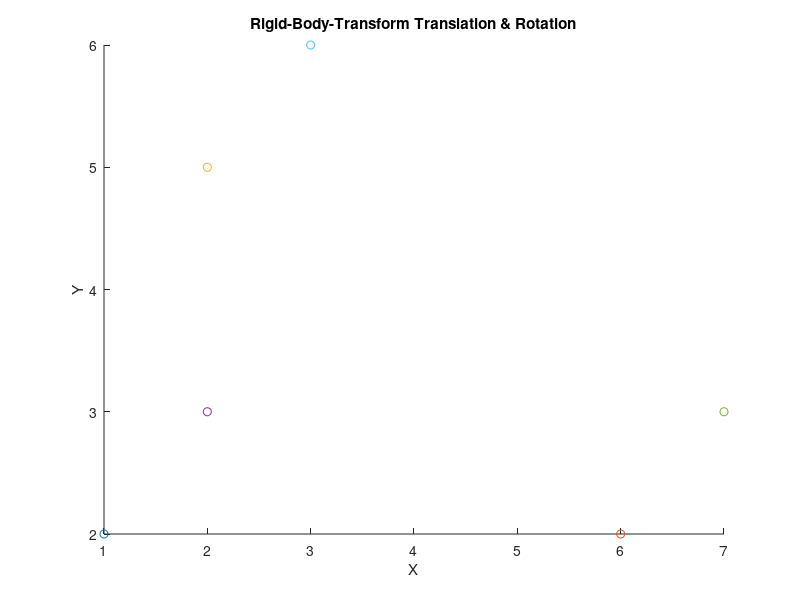

MATLAB code for this plot: (Note: this script raises an error after producing the figure.)
%set three points which will be the intial location of the feducial markers
marker1a = [1;2;0]; 
marker2a = [6;2;3];
marker3a = [2;5;0];


figure
hold on
title('Rigid-Body-Transform Translation & Rotation')
xlabel('X')
ylabel('Y')
zlabel('Z')
scatter3(marker1a(1,1),marker1a(2,1),marker1a(3,1), 'red')
scatter3(marker2a(1,1),marker2a(2,1),marker2a(3,1), 'red')
scatter3(marker3a(1,1),marker3a(2,1),marker3a(3,1), 'red')
scatter3(2,3,1, 'blue')
scatter3(7,3,4, 'blue')
scatter3(3,6,1, 'blue')
hold off

%find the minimum side of the triangle created by the first set of markers
minside = min([DistBtwnPoints(marker1a, marker2a) DistBtwnPoints(marker1a, marker3a) DistBtwnPoints(marker2a, marker3a)]);

%translation matrix to be used in ground truths
t = [1 0 0 1; 0 1 0 1; 0 0 1 1; 0 0 0 1];
%rotation matrix to be used in ground truths
r = [1 0 0 0; 0 1 0 0; 0 0 1 0; 0 0 0 1];
%transformation matrix to be used in ground truths
f = t*r

%creates a matrix to hold all the results
%first column holds the FLE
%second column holds the calculated FLE
%third column holds the average FRE
%fourth column holds the centre target error
resultsFLE = zeros(15,4);

rowcount = 1;
%cycle through the different percent values 0,5,10,15,20
for ix = 0:5:20
    
    %generate the FLE as the specified persent of the min side
    FLE = (ix/100)*minside;
    
    %initialize a matrix to hold the FLE displacement vectors
    FLEvectors = zeros(3,12);
    
    %create twelve randomly generate, normalized vectors
    for jx = 1:12
        FLEvector = rand(3,1);
        FLEvectornorm = FLEvector / norm(FLEvector);
        FLEvectors(:,jx) = FLEvectornorm;
    end
    
    %displace each marker at location a
    marker1a = marker1a + FLE*FLEvectors(:,1);
    marker2a = marker2a + FLE*FLEvectors(:,2);
    marker3a = marker3a + FLE*FLEvectors(:,3);

    %Ground Truth One: translation
    marker1b_1 = t*[marker1a;1];
    marker1b_1 = marker1b_1(1:3,1) + FLE*FLEvectors(:,4);
    marker2b_1 = t*[marker2a;1];
    marker2b_1 = marker2b_1(1:3,1) + FLE*FLEvectors(:,5);
    marker3b_1 = t*[marker3a;1];
    marker3b_1 = marker3b_1(1:3,1) + FLE*FLEvectors(:,6);

    [transform_1, AvgFLE_1, AvgFRE_1, CtrTRE_1] = RigidBodyTransform(marker1a, marker2a, marker3a, marker1b_1, marker2b_1, marker3b_1); 
    
    %Ground Truth Two: rotation
    marker1b_2 = r*[marker1a;1];
    marker1b_2 = marker1b_2(1:3,1) + FLE*FLEvectors(:,7);
    marker2b_2 = r*[marker2a;1];
    marker2b_2 = marker2b_2(1:3,1) + FLE*FLEvectors(:,8);
    marker3b_2 = r*[marker3a;1];
    marker3b_2 = marker3b_2(1:3,1) + FLE*FLEvectors(:,9);

    [transform_2, AvgFLE_2, AvgFRE_2, CtrTRE_2] = RigidBodyTransform(marker1a, marker2a, marker3a, marker1b_2, marker2b_2, marker3b_2);

    %Ground Truth Three: translation and rotation
    marker1b_3 = f*[marker1a;1];
    marker1b_3 = marker1b_3(1:3,1) + FLE*FLEvectors(:,10);
    marker2b_3 = f*[marker2a;1];
    marker2b_3 = marker2b_3(1:3,1) + FLE*FLEvectors(:,11);
    marker3b_3 = f*[marker3a;1];
    marker3b_3 = marker3b_3(1:3,1) + FLE*FLEvectors(:,12);

    [transform_3, AvgFLE_3, AvgFRE_3, CtrTRE_3] = RigidBodyTransform(marker1a, marker2a, marker3a, marker1b_3, marker2b_3, marker3b_3);

    %store the results of the three ground truths with the given FLE in the
    %results matrix and increment the row counter
    resultsFLE(rowcount,:) = [FLE AvgFLE_1 AvgFRE_1 CtrTRE_1]; 
    resultsFLE(rowcount+1,:) = [FLE AvgFLE_2 AvgFRE_2 CtrTRE_2]; 
    resultsFLE(rowcount+2,:) = [FLE AvgFLE_3 AvgFRE_3 CtrTRE_3]; 
    rowcount = rowcount + 3;
    
end

figure
hold on
title('Rigid-Body-Transform Translation')
xlabel('FLE')
ylabel('Error')
plot([resultsFLE(1,1);resultsFLE(4,1);resultsFLE(7,1);resultsFLE(10,1);resultsFLE(13,1)], [resultsFLE(1,2);resultsFLE(4,2);resultsFLE(7,2);resultsFLE(10,2);resultsFLE(13,2)])
plot([resultsFLE(1,1);resultsFLE(4,1);resultsFLE(7,1);resultsFLE(10,1);resultsFLE(13,1)], [resultsFLE(1,3);resultsFLE(4,3);resultsFLE(7,3);resultsFLE(10,3);resultsFLE(13,3)])
plot([resultsFLE(1,1);resultsFLE(4,1);resultsFLE(7,1);resultsFLE(10,1);resultsFLE(13,1)], [resultsFLE(1,4);resultsFLE(4,4);resultsFLE(7,4);resultsFLE(10,4);resultsFLE(13,4)])
legend('Average FLE', 'Average FRE', 'Target Error')
hold off

figure
hold on
title('Rigid-Body-Transform Rotation')
xlabel('FLE')
ylabel('Error')
plot([resultsFLE(2,1);resultsFLE(5,1);resultsFLE(8,1);resultsFLE(11,1);resultsFLE(14,1)], [resultsFLE(2,2);resultsFLE(5,2);resultsFLE(8,2);resultsFLE(11,2);resultsFLE(14,2)])
plot([resultsFLE(2,1);resultsFLE(5,1);resultsFLE(8,1);resultsFLE(11,1);resultsFLE(14,1)], [resultsFLE(2,3);resultsFLE(5,3);resultsFLE(8,3);resultsFLE(11,3);resultsFLE(14,3)])
plot([resultsFLE(2,1);resultsFLE(5,1);resultsFLE(8,1);resultsFLE(11,1);resultsFLE(14,1)], [resultsFLE(2,4);resultsFLE(5,4);resultsFLE(8,4);resultsFLE(11,4);resultsFLE(14,4)])
legend('Average FLE', 'Average FRE', 'Target Error')
hold off
    
figure
hold on
title('Rigid-Body-Transform Translation & Rotation')
xlabel('FLE')
ylabel('Error')
plot([resultsFLE(3,1);resultsFLE(6,1);resultsFLE(9,1);resultsFLE(12,1);resultsFLE(15,1)], [resultsFLE(3,2);resultsFLE(6,2);resultsFLE(9,2);resultsFLE(12,2);resultsFLE(15,2)])
plot([resultsFLE(3,1);resultsFLE(6,1);resultsFLE(9,1);resultsFLE(12,1);resultsFLE(15,1)], [resultsFLE(3,3);resultsFLE(6,3);resultsFLE(9,3);resultsFLE(12,3);resultsFLE(15,3)])
plot([resultsFLE(3,1);resultsFLE(6,1);resultsFLE(9,1);resultsFLE(12,1);resultsFLE(15,1)], [resultsFLE(3,4);resultsFLE(6,4);resultsFLE(9,4);resultsFLE(12,4);resultsFLE(15,4)])
legend('Average FLE', 'Average FRE', 'Target Error')
hold off

